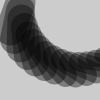
Frame 1 (no input)
Frame 2 (the mouse pressed at the canvas centre, redrawn once): identical to frame 1, image omitted

The Processing sketch that drew this single still picture (run headless with seeded random() and noise(); the mouse was pressed at the canvas centre and the sketch redrawn once):

// Processing sketch: sketch_22_3
// ── sketch_22_3.pde
int x = 10;
int u = 30;
float a = -0.15;
void setup() {
  size(100,100);
  background(300,400,70,80);
  stroke(0,100);
  smooth();
  noLoop();
}

void draw() { background(204); tail(x, u, a);
}
void tail(int xpos, int units, float angle) { pushMatrix();
translate(xpos, 0);
for (int i = units; i > 0; i--) { // Count in reverse
    strokeWeight(i);
    line(10, 2, 0, 30);
    translate(0, 10);
    rotate(angle);
}
  popMatrix();
}
